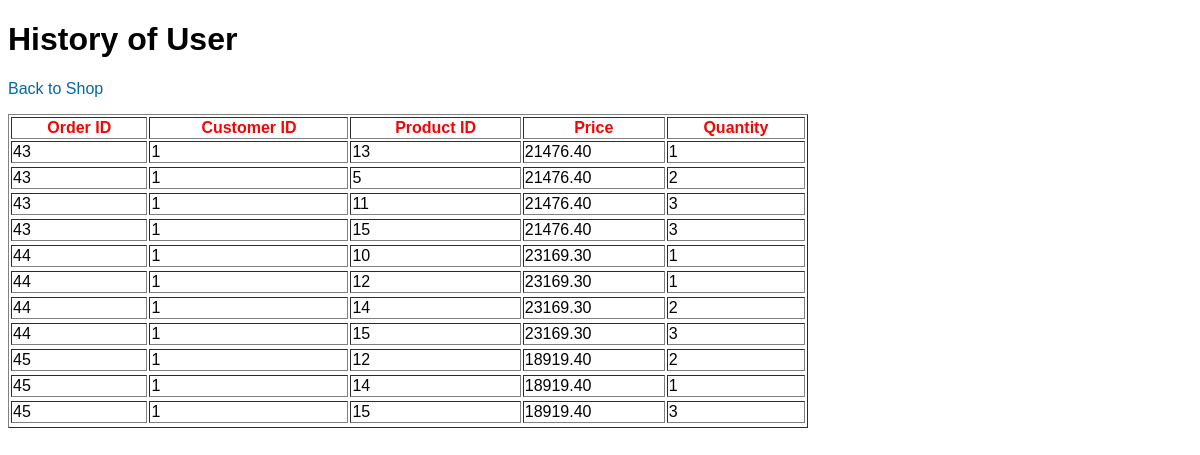
The page /history.php on the database its author committed.
### tables this page shows
CREATE TABLE `order_items` (
  `id` int(11) NOT NULL,
  `order_id` int(11) NOT NULL,
  `product_id` int(11) NOT NULL,
  `quantity` int(5) NOT NULL
);

CREATE TABLE `orders` (
  `id` int(11) NOT NULL,
  `customer_id` int(11) NOT NULL,
  `total_price` float(10,2) NOT NULL,
  `created` datetime NOT NULL,
  `modified` datetime NOT NULL,
  `status` enum('1','0') NOT NULL DEFAULT '1'
);

### history.php (the view, shortened to what this page needs)
<!DOCTYPE html>
<?php
$mydb = mysqli_connect("127.0.0.1","root","","shop");
$sql = "SELECT c.id, c.customer_id, c.total_price, d.product_id, d.quantity
		FROM orders c, order_items d
		WHERE d.order_id = c.id";
$records = mysqli_query($mydb, $sql);
?>
<html>
<head>
<link rel="stylesheet" href="css/style.css" />
</head>
<body>
<h1>History of User</h1>
<table width="800" border="1" cellspacing="2">
<tr>
<th><font color = 'Red'>Order ID</font></th>
<th><font color = 'Red'>Customer ID</font></th>
<th><font color = 'Red'>Product ID</font></th>
<th><font color = 'Red'>Price</font></th>
<th><font color = 'Red'>Quantity</font></th>
</tr>
<?php
while($items=mysqli_fetch_assoc($records))
{
	echo "<tr>";
	echo "<td>".$items['id']."</td>";
	echo "<td>".$items['customer_id']."</td>";
	echo "<td>".$items['product_id']."</td>";
	echo "<td>".$items['total_price']."</td>";
	echo "<td>".$items['quantity']."</td>";
	echo "<tr>";
}
?>
<p><a href="index.php">Back to Shop</a></p>
</table>
</body>
</html>

### css/style.css (style rules this page uses)
body { font-family:Arial, Sans-Serif; }
a { color:#0067ab; text-decoration:none; }

### rows shown on the page
order_items: order "43", order.customer_id "1", product "13", order.total_price "21476.40", quantity "1"
order_items: order "43", order.customer_id "1", product "5", order.total_price "21476.40", quantity "2"
order_items: order "43", order.customer_id "1", product "11", order.total_price "21476.40", quantity "3"
order_items: order "43", order.customer_id "1", product "15", order.total_price "21476.40", quantity "3"
order_items: order "44", order.customer_id "1", product "10", order.total_price "23169.30", quantity "1"
order_items: order "44", order.customer_id "1", product "12", order.total_price "23169.30", quantity "1"
order_items: order "44", order.customer_id "1", product "14", order.total_price "23169.30", quantity "2"
order_items: order "44", order.customer_id "1", product "15", order.total_price "23169.30", quantity "3"
order_items: order "45", order.customer_id "1", product "12", order.total_price "18919.40", quantity "2"
order_items: order "45", order.customer_id "1", product "14", order.total_price "18919.40", quantity "1"
order_items: order "45", order.customer_id "1", product "15", order.total_price "18919.40", quantity "3"
